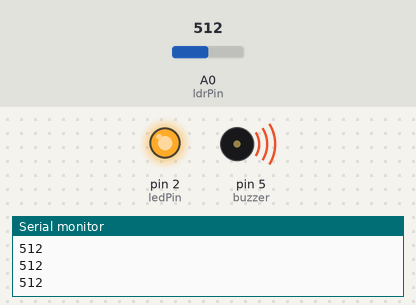
A sketch run on a simulated Arduino Uno, built with avr-gcc and run on an emulated ATmega328P. Shown: output pins drawn as LEDs (lit = HIGH), buzzer (waves = sounding, pin HIGH), the last lines printed to the serial monitor. The test bench sets the inputs (shaded band); at power-on: A0 (ldrPin) = 512.

Above: at 1.2 s.
1.3 s: A0 (ldrPin) set to 487
At 1.6 s:
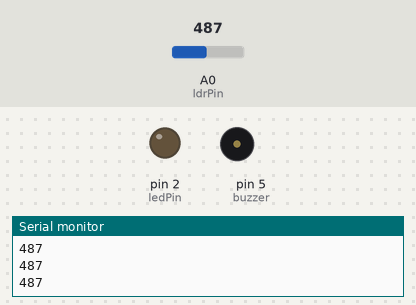
2.8 s: A0 (ldrPin) set to 510
At 4.0 s:
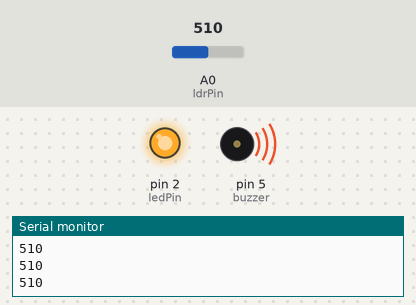
4.3 s: A0 (ldrPin) set to 490
At 5.4 s:
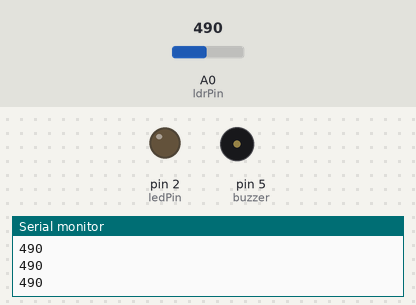
Timing chart, 0 to 7.3 s (numbered marks = the images above; inputs shaded):
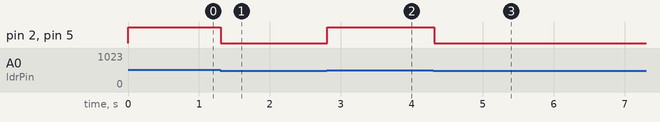

Measured:
- the behaviour switches between 501 and 500 on A0 (ldrPin) (found by bisection; images 0 and 1)
- after the input at 1.3 s, pin 2 (ledPin), pin 5 (buzzer): HIGH → LOW at once
- after the input at 2.8 s, pin 2 (ledPin), pin 5 (buzzer): LOW → HIGH at once
- after the input at 4.3 s, pin 2 (ledPin), pin 5 (buzzer): HIGH → LOW at once

The sketch:

01-exercise.ino
```cpp
int ledPin = 2;
int ldrPin = A0;
int ldrValor = 0;
int buzzer = 5;

void setup() {
  pinMode(ledPin, OUTPUT);
  pinMode(buzzer, OUTPUT);
  Serial.begin(9600);
}

void loop() {
  ldrValor = analogRead(ldrPin);
  Serial.println(ldrValor);

  if (ldrValor > 500){
    digitalWrite(buzzer, HIGH);
    digitalWrite(ledPin, HIGH);}
  else {
    digitalWrite(buzzer, LOW);
    digitalWrite(ledPin, LOW);}

  delay(100);
}
```
